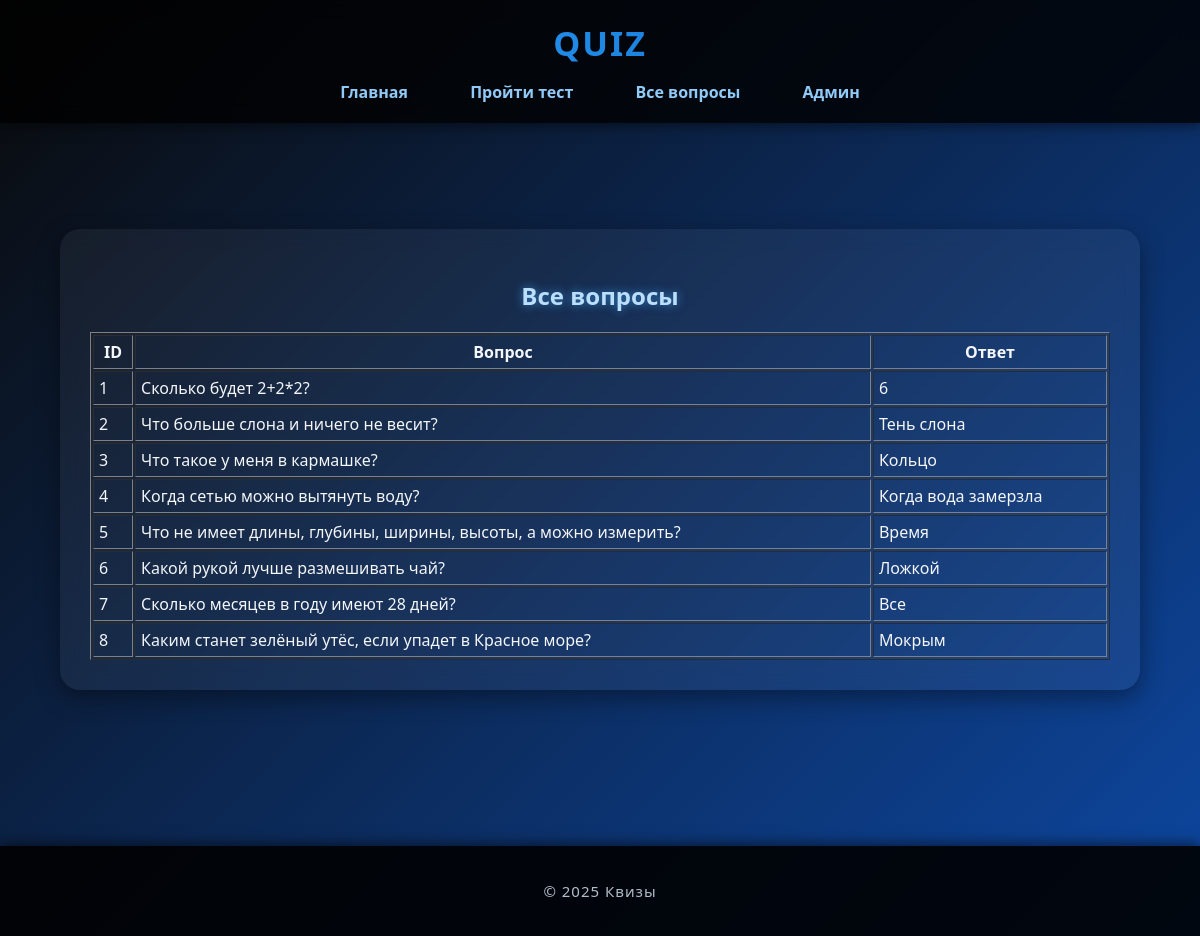
Screenshot of /questions/ with the database file from the repository.
### home8_les8/models.py (models this page shows, shortened)
class Question(db.Model):
    __tablename__ = 'question'
    id = db.Column(db.Integer, primary_key=True)
    question = db.Column(db.String(250), nullable=False)
    answer   = db.Column(db.String(100), nullable=False)
    wrong1   = db.Column(db.String(100), nullable=False)
    wrong2   = db.Column(db.String(100), nullable=False)
    wrong3   = db.Column(db.String(100), nullable=False)

### home8_les8/main.py (the view)
@app.route('/questions/')
def view_questions():
    questions = Question.query.all()
    return render_template('questions.html', questions=questions, html_config=html_config)

### home8_les8/templates/questions.html
{% extends "base.html" %}
{% block content %}
<h2 style="text-align:center;">Все вопросы</h2>
<table border="1" width="100%" cellpadding="5">
    <tr>
        <th>ID</th>
        <th>Вопрос</th>
        <th>Ответ</th>
    </tr>
    {% for q in questions %}
    <tr>
        <td>{{ q.id }}</td>
        <td>{{ q.question }}</td>
        <td>{{ q.answer }}</td>
    </tr>
    {% endfor %}
</table>
{% endblock %}

### home8_les8/templates/base.html (shortened to what this page needs)
<!DOCTYPE html>
<html lang="ru">
<head>
    <link rel="stylesheet" href="{{ url_for('static', filename='main.css') }}">
    <link rel="stylesheet" href="{{ url_for('static', filename='quiz.css') }}">
</head>
<body>
<header>
    <h1>Quiz</h1>
    <nav>
        <a href="/">Главная</a>
        <a href="/quiz/">Пройти тест</a>
        <a href="/questions/">Все вопросы</a>
        <a href="/quizes_view/">Админ</a>
    </nav>
</header>
<br>
<br>
<br>
<div class="container">
    {% block content %}{% endblock %}
</div>
<br>
<br><br>
<footer>
    <p>© 2025 Квизы</p>
</footer>
</body>
</html>

### home8_les8/static/main.css (style rules this page uses)
body { font-family: 'Segoe UI', Tahoma, sans-serif; margin: 0; padding: 0; background: linear-gradient(135deg, #0a0a0a, #0d47a1, #1e88e5); background-size: 300% 300%; animation: bgMove 10s infinite linear; color: #f4f6f9; }
header { background: rgba(0, 0, 0, 0.8); color: white; padding: 20px 0; text-align: center; position: sticky; top: 0; backdrop-filter: blur(10px); z-index: 100; }
header h1 { margin: 0; font-size: 36px; letter-spacing: 2px; text-transform: uppercase; background: linear-gradient(90deg, #42a5f5, #90caf9, #1e88e5); background-clip: text; -webkit-text-fill-color: transparent; animation: gradientText 5s infinite linear; }
nav { margin-top: 15px; }
nav a { color: #90caf9; text-decoration: none; margin: 0 15px; font-weight: 600; padding: 8px 14px; border-radius: 10px; transition: all 0.4s ease; }
.container { width: 85%; max-width: 1100px; margin: 40px auto; padding: 30px; background: rgba(255,255,255,0.05); border-radius: 20px; box-shadow: 0 8px 24px rgba(0,0,0,0.4); backdrop-filter: blur(15px); animation: fadeIn 1.2s ease; }
footer { margin-top: 50px; background: rgba(0,0,0,0.9); color: #b0bec5; text-align: center; padding: 20px; font-size: 15px; box-shadow: 0 -3px 12px rgba(0,0,0,0.5); }

### home8_les8/templates/base.html (style rules this page uses)
body { font-family: 'Segoe UI', Tahoma, sans-serif; margin: 0; padding: 0; background: linear-gradient(135deg, #0a0a0a, #0d47a1); background-attachment: fixed; color: #f4f6f9; overflow-x: hidden; }
header { background: rgba(0,0,0,0.8); color: white; padding: 20px 0; text-align: center; box-shadow: 0 3px 12px rgba(0,0,0,0.5); position: sticky; top: 0; z-index: 100; }
header h1 { margin: 0; font-size: 34px; letter-spacing: 2px; text-transform: uppercase; background: linear-gradient(90deg, #42a5f5, #1e88e5, #0d47a1); background-clip: text; -webkit-text-fill-color: transparent; animation: gradientText 4s infinite linear; }
nav { margin-top: 15px; }
nav a { color: #90caf9; text-decoration: none; margin: 0 15px; font-weight: 600; padding: 8px 14px; border-radius: 8px; transition: all 0.4s ease; position: relative; }
.container { width: 85%; max-width: 1100px; margin: 40px auto; padding: 30px; background: rgba(255,255,255,0.05); border-radius: 20px; box-shadow: 0 8px 24px rgba(0,0,0,0.4); backdrop-filter: blur(10px); animation: fadeIn 1.2s ease; }
h2, h3 { color: #bbdefb; text-shadow: 0 0 10px rgba(66,165,245,0.7); }
footer { margin-top: 50px; background: rgba(0,0,0,0.9); color: #b0bec5; text-align: center; padding: 20px; font-size: 15px; letter-spacing: 1px; box-shadow: 0 -3px 12px rgba(0,0,0,0.5); }

### rows the page displays
Question: id "1", question "Сколько будет 2+2*2?", answer "6"
Question: id "2", question "Что больше слона и ничего не весит?", answer "Тень слона"
Question: id "3", question "Что такое у меня в кармашке?", answer "Кольцо"
Question: id "4", question "Когда сетью можно вытянуть воду?", answer "Когда вода замерзла"
Question: id "5", question "Что не имеет длины, глубины, ширины, высоты, а можно измерить?", answer "Время"
Question: id "6", question "Какой рукой лучше размешивать чай?", answer "Ложкой"
Question: id "7", question "Сколько месяцев в году имеют 28 дней?", answer "Все"
Question: id "8", question "Каким станет зелёный утёс, если упадет в Красное море?", answer "Мокрым"
